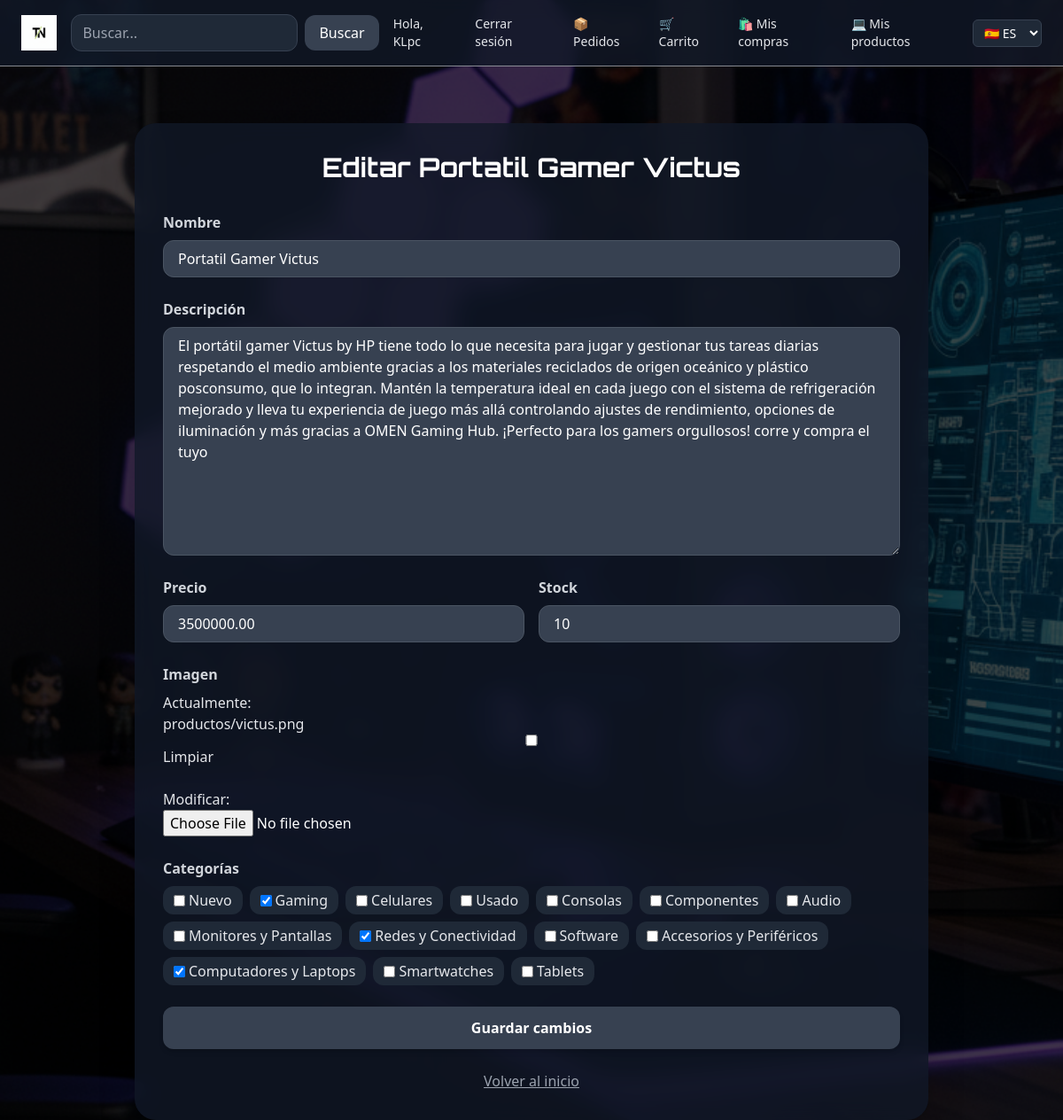
/16/editar/ (signed in), run on the app's committed database.
### productos/models.py (models this page shows, shortened)
class Producto(models.Model):
    id = models.AutoField(primary_key=True)
    nombre = models.CharField(_("Nombre del producto"), max_length=200)
    descripcion = models.TextField(_("Descripción"), blank=True)
    precio = models.DecimalField(_("Precio"), max_digits=10, decimal_places=2)
    stock = models.PositiveIntegerField(_("Cantidad disponible"), default=0)
    imagen = models.ImageField(_("Imagen"), upload_to="productos/", blank=True, null=True)
    vendedor = models.ForeignKey(
        settings.AUTH_USER_MODEL,
        on_delete=models.CASCADE,
        related_name="productos",
        null=True,
        blank=True,
        verbose_name=_("Vendedor"),
    )
    categorias = models.ManyToManyField(
        CategoriaProducto,
        related_name="productos",
        blank=True,
        verbose_name=_("Categorías"),
    )
    class Meta:
        verbose_name = _("Producto")
        verbose_name_plural = _("Productos")

class CategoriaProducto(models.Model):
    id = models.AutoField(primary_key=True)
    nombre = models.CharField(_("Nombre de la categoría"), max_length=100)
    descripcion = models.TextField(_("Descripción"), blank=True, null=True)
    class Meta:
        verbose_name = _("Categoría de producto")
        verbose_name_plural = _("Categorías de producto")
    def __str__(self):
        return self.nombre

### productos/views.py (the view)
# urls.py: path("<int:pk>/editar/", views.editar_producto, name="editar_producto"),
@login_required
def editar_producto(request, pk):
    producto = get_object_or_404(Producto, pk=pk)
    if producto.vendedor != request.user:
        raise PermissionDenied  # Evita que otros usuarios editen este producto
    if request.method == "POST":
        form = ProductoForm(request.POST, request.FILES, instance=producto)
        if form.is_valid():
            form.save()
            return redirect("producto_especifico", pk=producto.pk)
    else:
        form = ProductoForm(instance=producto)
    return render(request, "productos/editar_producto.html", {"form": form, "producto": producto})

### productos/templates/productos/editar_producto.html (shortened to what this page needs)
{% load static %}
{% load i18n %}
<!DOCTYPE html>
{% get_current_language as LANGUAGE_CODE %}
<html lang="{{ LANGUAGE_CODE|default:'es'|slice:':2' }}">
<head>
    <script src="https://cdn.tailwindcss.com"></script>
</head>
<body class="bg-black text-gray-200">
    <div class="fixed inset-0 -z-10">
        <img src="{% static 'productos/img/setup2.png' %}" alt="{% trans 'Setup gamer' %}" class="w-full h-full object-cover">
        <div class="absolute inset-0 bg-black/70"></div>
    </div>
    {% include 'navbar.html' %}
    <main class="w-full max-w-4xl p-8 bg-gray-900/80 backdrop-blur-md rounded-3xl shadow-2xl mx-auto mt-16">
        <h2 class="text-3xl font-bold text-white mb-8 font-['Orbitron'] text-center">
        </h2>
        <form method="post" enctype="multipart/form-data" class="space-y-6">
            <div class="flex flex-col">
                <label for="id_nombre" class="mb-2 text-gray-300 font-semibold">{% trans "Nombre" %}</label>
                {{ form.nombre }}
            </div>
            <div class="flex flex-col">
                <label for="id_descripcion" class="mb-2 text-gray-300 font-semibold">{% trans "Descripción" %}</label>
                {{ form.descripcion }}
            </div>
            <div class="flex gap-4">
                <div class="flex-1 flex flex-col">
                    <label for="id_precio" class="mb-2 text-gray-300 font-semibold">{% trans "Precio" %}</label>
                    {{ form.precio }}
                </div>
                <div class="flex-1 flex flex-col">
                    <label for="id_stock" class="mb-2 text-gray-300 font-semibold">{% trans "Stock" %}</label>
                    {{ form.stock }}
                </div>
            </div>
            <div class="flex flex-col">
                <label for="id_imagen" class="mb-2 text-gray-300 font-semibold">{% trans "Imagen" %}</label>
                {{ form.imagen }}
            </div>
            <div class="flex flex-col">
                <span class="mb-2 text-gray-300 font-semibold">{% trans "Categorías" %}</span>
                <div class="flex flex-wrap gap-2">
                    {% for checkbox in form.categorias %}
                    <label
                        class="flex items-center gap-1 px-3 py-1 bg-gray-800 text-gray-200 rounded-xl cursor-pointer hover:bg-gray-700 transition">
                        {{ checkbox.tag }}
                        <span>{{ checkbox.choice_label }}</span>
                    </label>
                    {% endfor %}
                </div>
            </div>
            <button type="submit"
                class="w-full py-3 bg-gray-700 text-white font-semibold rounded-xl hover:bg-gray-600 transition shadow-md">
                {% trans "Guardar cambios" %}
            </button>
        </form>
        <div class="mt-6 text-center">
            <a href="{% url 'home' %}" class="text-gray-400 hover:text-white underline">
                {% trans "Volver al inicio" %}
            </a>
        </div>
    </main>
</body>
</html>

### productos/templates/navbar.html (shortened to what this page needs)
{% load static i18n %}
<nav class="backdrop-blur bg-gray-900/80 border-b border-white/50 sticky top-0 z-50">
  <div class="flex justify-between items-center px-6 py-4 gap-4">
    <a href="/" class="flex items-center gap-2 shrink-0">
      <img src="{% static 'productos/img/logo.png' %}" alt="TechNova" class="h-10">
    </a>
    <form action="{% url 'buscar_productos' %}" method="get" class="flex gap-2 items-center relative z-50">
      <input
        type="text"
        name="q"
        placeholder="{% trans 'Buscar...' %}"
        class="px-3 py-2 rounded-xl bg-gray-800 border border-gray-700 text-white focus:outline-none focus:ring-2 focus:ring-white w-64"
      >
      <button class="px-4 py-2 rounded-xl bg-gray-700 text-white hover:bg-gray-600 transition">
        {% trans "Buscar" %}
      </button>
    </form>
    <div class="flex items-center gap-6 text-sm">
      {% if user.is_authenticated %}
        <span>{% trans "Hola" %}, {{ user.username }}</span>
        <a href="{% url 'logout' %}" class="hover:text-white">{% trans "Cerrar sesión" %}</a>
      {% else %}
        <a href="{% url 'login' %}" class="hover:text-white">{% trans "Iniciar sesión" %}</a>
        <a href="{% url 'registro' %}" class="hover:text-white">{% trans "Registrarse" %}</a>
      {% endif %}
      {% if user.is_authenticated %}
        <a href="{% url 'ordenes_vendedor' %}" class="hover:text-white">📦 {% trans "Pedidos" %}</a>
        <a href="{% url 'ver_carrito' %}" class="hover:text-white">🛒 {% trans "Carrito" %}</a>
        <a href="{% url 'lista_ordenes' %}" class="hover:text-white">🛍️ {% trans "Mis compras" %}</a>
        <a href="{% url 'mis_productos' %}" class="hover:text-white">💻 {% trans "Mis productos" %}</a>
      {% endif %}
      <form action="{% url 'set_language' %}" method="post" class="flex items-center">
        <select name="language"
                class="bg-gray-800 text-white text-sm rounded-md px-2 py-1 border border-gray-700 focus:outline-none focus:ring-1 focus:ring-white"
                onchange="this.form.submit()">
          {% get_current_language as LANGUAGE_CODE %}
          <option value="es" {% if LANGUAGE_CODE == 'es' %}selected{% endif %}>🇪🇸 ES</option>
        </select>
      </form>
    </div>
  </div>
</nav>

### data on the page
Producto: nombre "Portatil Gamer Victus", descripcion "El portátil gamer Victus by HP tiene todo lo que necesita para jugar y gestionar tus tareas diarias respetando el medio ambiente gracias a los materiales reciclados de origen oceánico y plástico posconsumo, que lo integran. Mantén la temperatura ideal en cada juego con el sistema de refrigeración mejorado y lleva tu experiencia de juego más allá controlando ajustes de rendimiento, opciones de iluminación y más gracias a OMEN Gaming Hub. ¡Perfecto para los gamers orgullosos! corre y compra el tuyo", precio "3500000.00", stock "10"
CategoriaProducto: choice_label "Nuevo"
CategoriaProducto: choice_label "Gaming"
CategoriaProducto: choice_label "Celulares"
CategoriaProducto: choice_label "Usado"
CategoriaProducto: choice_label "Consolas"
CategoriaProducto: choice_label "Componentes"
CategoriaProducto: choice_label "Audio"
CategoriaProducto: choice_label "Monitores y Pantallas"
CategoriaProducto: choice_label "Redes y Conectividad"
CategoriaProducto: choice_label "Software"
CategoriaProducto: choice_label "Accesorios y Periféricos"
CategoriaProducto: choice_label "Computadores y Laptops"
CategoriaProducto: choice_label "Smartwatches"
CategoriaProducto: choice_label "Tablets"

### other printed values
{{ user.username }} "KLpc"
